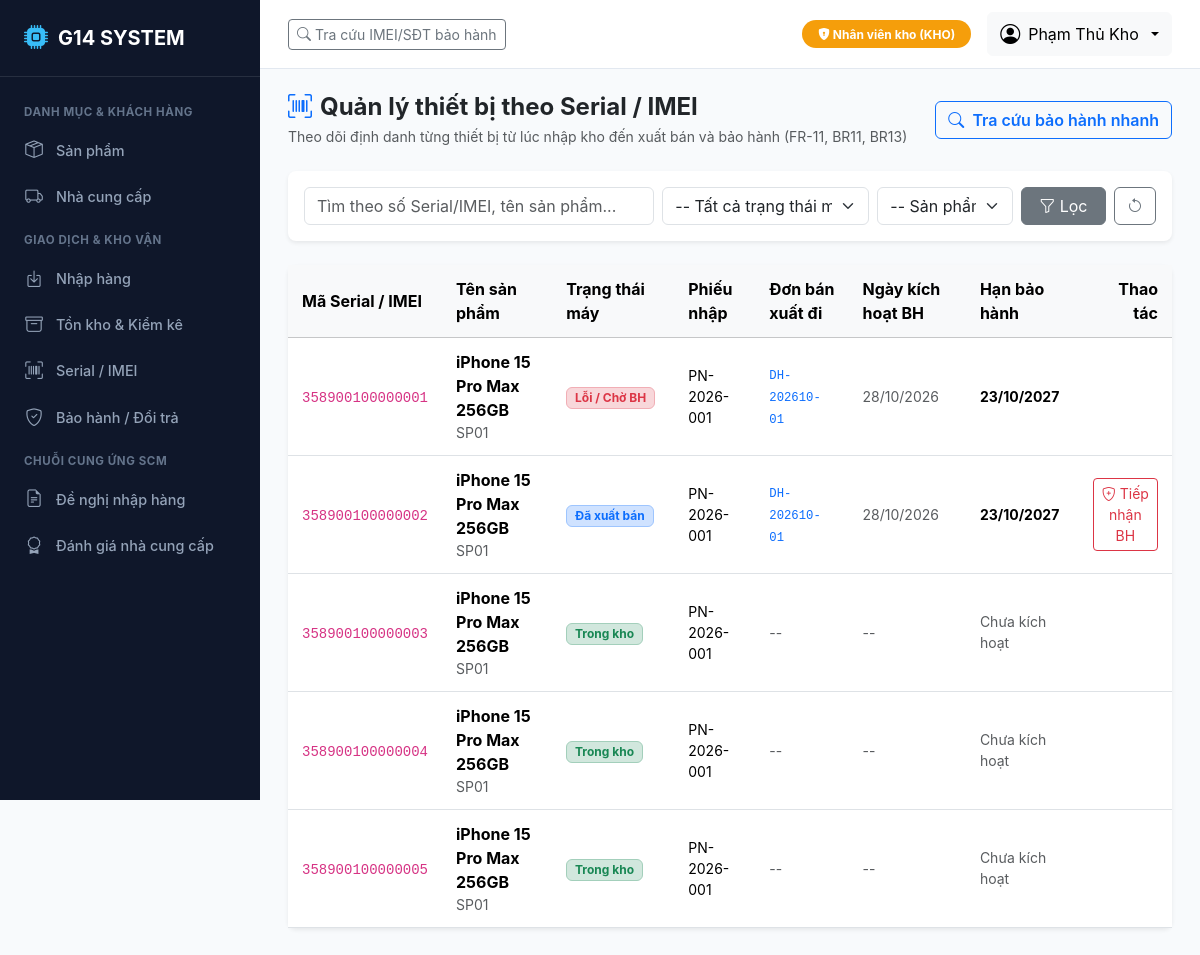
The app's page /devices/ (signed in) with its own data.
### accounts/models.py (models this page shows, shortened)
class User(AbstractUser):
    role = models.CharField(
        max_length=10,
        choices=Role.choices,
        default=Role.BH,
        verbose_name="Vai trò"
    )
    phone = models.CharField(max_length=20, blank=True, verbose_name="Số điện thoại")
    class Meta:
        verbose_name = "Tài khoản người dùng"
        verbose_name_plural = "Danh sách tài khoản"
        ordering = ['-date_joined']

### devices/models.py (models this page shows, shortened)
class ProductItem(BaseModel):
    serial_number = models.CharField(
        max_length=100,
        unique=True,
        verbose_name="Mã Serial/IMEI"
    )
    product = models.ForeignKey(
        'catalog.Product',
        on_delete=models.PROTECT,
        related_name='items',
        verbose_name="Sản phẩm"
    )
    status = models.CharField(
        max_length=20,
        choices=ItemStatus.choices,
        default=ItemStatus.IN_STOCK,
        verbose_name="Trạng thái thiết bị"
    )
    purchase_receipt = models.ForeignKey(
        'purchasing.PurchaseReceipt',
        on_delete=models.SET_NULL,
        null=True,
        blank=True,
        related_name='items',
        verbose_name="Phiếu nhập gốc"
    )
    sales_order = models.ForeignKey(
        'sales.SalesOrder',
        on_delete=models.SET_NULL,
        null=True,
        blank=True,
        related_name='items',
        verbose_name="Đơn bán hàng"
    )
    warranty_months = models.PositiveIntegerField(default=12, verbose_name="Thời hạn bảo hành (tháng)")
    warranty_start_date = models.DateField(null=True, blank=True, verbose_name="Ngày kích hoạt bảo hành")
    warranty_end_date = models.DateField(null=True, blank=True, verbose_name="Hạn bảo hành")
    class Meta:
        verbose_name = "Thiết bị Serial/IMEI"
        verbose_name_plural = "Danh sách thiết bị (Serial/IMEI)"
        ordering = ['-created_at']

### catalog/models.py (models this page shows, shortened)
class Product(BaseModel):
    code = models.CharField(max_length=50, unique=True, verbose_name="Mã sản phẩm")
    name = models.CharField(max_length=255, verbose_name="Tên sản phẩm")
    category = models.CharField(
        max_length=50,
        choices=ProductCategory.choices,
        default=ProductCategory.PHONE,
        verbose_name="Nhóm sản phẩm"
    )
    unit = models.CharField(max_length=20, default='Chiếc', verbose_name="Đơn vị tính")
    price = models.DecimalField(max_digits=15, decimal_places=2, verbose_name="Giá bán niêm yết (VNĐ)")
    cost_price = models.DecimalField(
        max_digits=15,
        decimal_places=2,
        default=Decimal('0.00'),
        verbose_name="Giá vốn / Giá nhập tham chiếu (VNĐ)"
    )
    min_stock = models.PositiveIntegerField(default=5, verbose_name="Ngưỡng tồn tối thiểu")
    has_serial = models.BooleanField(
        default=True,
        verbose_name="Quản lý theo Serial/IMEI",
        help_text="Đánh dấu Có đối với điện thoại, tablet, laptop cần truy vết từng máy."
    )
    status = models.CharField(
        max_length=20,
        choices=ProductStatus.choices,
        default=ProductStatus.ACTIVE,
        verbose_name="Trạng thái kinh doanh"
    )
    description = models.TextField(blank=True, verbose_name="Mô tả sản phẩm")
    class Meta:
        verbose_name = "Sản phẩm"
        verbose_name_plural = "Danh mục sản phẩm"
        ordering = ['code']

### purchasing/models.py (models this page shows, shortened)
class PurchaseReceipt(BaseModel):
    code = models.CharField(max_length=50, unique=True, verbose_name="Mã phiếu nhập")
    supplier = models.ForeignKey(
        'catalog.Supplier',
        on_delete=models.PROTECT,
        related_name='purchase_receipts',
        verbose_name="Nhà cung cấp"
    )
    request = models.ForeignKey(
        'scm.PurchaseRequest',
        on_delete=models.SET_NULL,
        null=True,
        blank=True,
        related_name='purchase_receipts',
        verbose_name="Đề nghị nhập hàng đã duyệt"
    )
    receipt_date = models.DateField(default=timezone.now, verbose_name="Ngày nhập hàng")
    status = models.CharField(
        max_length=20,
        choices=ReceiptStatus.choices,
        default=ReceiptStatus.DRAFT,
        verbose_name="Trạng thái phiếu"
    )
    total_amount = models.DecimalField(
        max_digits=15,
        decimal_places=2,
        default=Decimal('0.00'),
        verbose_name="Tổng giá trị phiếu (VNĐ)"
    )
    emergency_reason = models.TextField(
        blank=True,
        verbose_name="Lý do nhập khẩn / ngoài kế hoạch (nếu không tạo từ đề nghị theo BR19)"
    )
    notes = models.TextField(blank=True, verbose_name="Ghi chú")
    completed_at = models.DateTimeField(null=True, blank=True, verbose_name="Thời điểm hoàn tất")
    class Meta:
        verbose_name = "Phiếu nhập hàng"
        verbose_name_plural = "Danh mục phiếu nhập hàng"
        ordering = ['-receipt_date', '-created_at']

### sales/models.py (models this page shows, shortened)
class SalesOrder(BaseModel):
    code = models.CharField(max_length=50, unique=True, verbose_name="Mã đơn hàng")
    customer = models.ForeignKey(
        'catalog.Customer',
        on_delete=models.PROTECT,
        related_name='sales_orders',
        verbose_name="Khách hàng"
    )
    staff = models.ForeignKey(
        settings.AUTH_USER_MODEL,
        on_delete=models.SET_NULL,
        null=True,
        blank=True,
        related_name='handled_sales_orders',
        verbose_name="Nhân viên bán hàng"
    )
    order_date = models.DateTimeField(default=timezone.now, verbose_name="Thời điểm tạo đơn")
    status = models.CharField(
        max_length=20,
        choices=OrderStatus.choices,
        default=OrderStatus.DRAFT,
        verbose_name="Trạng thái đơn hàng"
    )
    payment_method = models.CharField(
        max_length=20,
        choices=PaymentMethod.choices,
        default=PaymentMethod.CASH,
        verbose_name="Phương thức thanh toán"
    )
    payment_status = models.CharField(
        max_length=20,
        choices=PaymentStatus.choices,
        default=PaymentStatus.UNPAID,
        verbose_name="Trạng thái thanh toán"
    )
    total_amount = models.DecimalField(
        max_digits=15,
        decimal_places=2,
        default=Decimal('0.00'),
        verbose_name="Tổng tiền đơn hàng (VNĐ)"
    )
    completed_at = models.DateTimeField(null=True, blank=True, verbose_name="Thời điểm hoàn tất")
    notes = models.TextField(blank=True, verbose_name="Ghi chú đơn hàng")
    class Meta:
        verbose_name = "Đơn bán hàng"
        verbose_name_plural = "Danh mục đơn bán hàng"
        ordering = ['-order_date', '-created_at']

### devices/views.py (the view)
# urls.py: path('', views.device_list_view, name='device_list'),
@login_required
@role_required([Role.QL, Role.BH, Role.KHO, Role.ADMIN])
def device_list_view(request):
    items = ProductItem.objects.select_related('product', 'sales_order', 'purchase_receipt').all()
    q = request.GET.get('q', '').strip()
    status = request.GET.get('status', '')
    product_id = request.GET.get('product', '')
    if q:
        items = items.filter(
            Q(serial_number__icontains=q) |
            Q(product__name__icontains=q) |
            Q(product__code__icontains=q)
        )
    if status:
        items = items.filter(status=status)
    if product_id:
        items = items.filter(product_id=product_id)
    paginator = Paginator(items, 20)
    page_number = request.GET.get('page')
    page_obj = paginator.get_page(page_number)
    from catalog.models import Product
    products = Product.objects.filter(has_serial=True)
    return render(request, 'devices/device_list.html', {
        'page_obj': page_obj,
        'q': q,
        'status_filter': status,
        'product_filter': product_id,
        'statuses': ItemStatus.choices,
        'products': products,
    })

### templates/devices/device_list.html (shortened to what this page needs)
{% extends 'base.html' %}
{% block content %}
<div class="d-flex justify-content-between align-items-center mb-4">
    <div>
        <h4 class="fw-bold mb-1"><i class="bi bi-upc-scan me-2 text-primary"></i>Quản lý thiết bị theo Serial / IMEI</h4>
        <p class="text-muted small mb-0">Theo dõi định danh từng thiết bị từ lúc nhập kho đến xuất bán và bảo hành (FR-11, BR11, BR13)</p>
    </div>
    <a href="{% url 'devices:device_lookup' %}" class="btn btn-outline-primary fw-semibold">
        <i class="bi bi-search me-1"></i> Tra cứu bảo hành nhanh
    </a>
</div>
<div class="card mb-4 border-0 shadow-sm">
    <div class="card-body p-3">
        <form method="get" class="row g-2 align-items-center">
            <div class="col-md-5">
                <input type="text" name="q" class="form-control" placeholder="Tìm theo số Serial/IMEI, tên sản phẩm..." value="{{ q }}">
            </div>
            <div class="col-md-3">
                <select name="status" class="form-select">
                    <option value="">-- Tất cả trạng thái máy --</option>
                </select>
            </div>
            <div class="col-md-2">
                <select name="product" class="form-select">
                    <option value="">-- Sản phẩm --</option>
                </select>
            </div>
            <div class="col-md-2 d-flex gap-2">
                <button type="submit" class="btn btn-secondary w-100"><i class="bi bi-funnel"></i> Lọc</button>
                <a href="{% url 'devices:device_list' %}" class="btn btn-outline-secondary"><i class="bi bi-arrow-counterclockwise"></i></a>
            </div>
        </form>
    </div>
</div>
<div class="card border-0 shadow-sm">
    <div class="table-responsive">
        <table class="table table-hover align-middle mb-0">
            <thead class="table-light">
                <tr>
                    <th>Mã Serial / IMEI</th>
                    <th>Tên sản phẩm</th>
                    <th>Trạng thái máy</th>
                    <th>Phiếu nhập</th>
                    <th>Đơn bán xuất đi</th>
                    <th>Ngày kích hoạt BH</th>
                    <th>Hạn bảo hành</th>
                    <th class="text-end">Thao tác</th>
                </tr>
            </thead>
            <tbody>
                {% for item in page_obj %}
                <tr>
                    <td><code>{{ item.serial_number }}</code></td>
                    <td>
                        <strong>{{ item.product.name }}</strong>
                        <div class="small text-muted">{{ item.product.code }}</div>
                    </td>
                    <td>
                        {% if item.status == 'IN_STOCK' %}
                        <span class="badge bg-success-subtle text-success border border-success-subtle">Trong kho</span>
                        {% elif item.status == 'SOLD' %}
                        <span class="badge bg-primary-subtle text-primary border border-primary-subtle">Đã xuất bán</span>
                        {% elif item.status == 'DEFECTIVE' %}
                        <span class="badge bg-danger-subtle text-danger border border-danger-subtle">Lỗi / Chờ BH</span>
                        {% else %}
                        <span class="badge bg-secondary">{{ item.get_status_display }}</span>
                        {% endif %}
                    </td>
                    <td class="small">{{ item.purchase_receipt.code|default:"--" }}</td>
                    <td class="small">
                        {% if item.sales_order %}
                        <a href="{% url 'sales:order_detail' item.sales_order.pk %}" class="text-decoration-none">
                            <code>{{ item.sales_order.code }}</code>
                        </a>
                        {% else %}
                        <span class="text-muted">--</span>
                        {% endif %}
                    </td>
                    <td class="small text-muted">{{ item.warranty_start_date|date:"d/m/Y"|default:"--" }}</td>
                    <td class="small">
                        {% if item.warranty_end_date %}
                        <strong>{{ item.warranty_end_date|date:"d/m/Y" }}</strong>
                        {% else %}
                        <span class="text-muted">Chưa kích hoạt</span>
                        {% endif %}
                    </td>
                    <td class="text-end">
                        {% if item.status == 'SOLD' %}
                        <a href="{% url 'devices:warranty_create' %}?serial={{ item.serial_number }}" class="btn btn-sm btn-outline-danger" title="Tiếp nhận bảo hành">
                            <i class="bi bi-shield-plus"></i> Tiếp nhận BH
                        </a>
                        {% endif %}
                    </td>
                </tr>
                {% empty %}
                <tr>
                    <td colspan="8" class="text-center py-4 text-muted">Không tìm thấy thiết bị nào phù hợp.</td>
                </tr>
                {% endfor %}
            </tbody>
        </table>
    </div>
</div>
{% endblock %}

### templates/base.html (shortened to what this page needs)
<!DOCTYPE html>
<html lang="vi">
<head>
    <link href="https://cdn.jsdelivr.net/npm/bootstrap@5.3.3/dist/css/bootstrap.min.css" rel="stylesheet">
    <link href="https://cdn.jsdelivr.net/npm/bootstrap-icons@1.11.3/font/bootstrap-icons.min.css" rel="stylesheet">
</head>
<body>
    {% if user.is_authenticated %}
    <aside class="sidebar">
        <div class="brand">
            <i class="bi bi-cpu-fill"></i>
            <span>G14 SYSTEM</span>
        </div>
        <ul class="sidebar-menu">
            <div class="sidebar-section-title">Danh mục & Khách hàng</div>
            <li><a href="{% url 'catalog:product_list' %}" class="sidebar-link"><i class="bi bi-box-seam"></i> Sản phẩm</a></li>
            {% if is_kho or is_kt or is_ql %}
            <li><a href="{% url 'catalog:supplier_list' %}" class="sidebar-link"><i class="bi bi-truck"></i> Nhà cung cấp</a></li>
            {% endif %}
            <div class="sidebar-section-title">Giao dịch & Kho vận</div>
            {% if is_kho or is_ql or is_kt %}
            <li><a href="{% url 'purchasing:receipt_list' %}" class="sidebar-link"><i class="bi bi-box-arrow-in-down"></i> Nhập hàng</a></li>
            <li><a href="{% url 'inventory:inventory_summary' %}" class="sidebar-link"><i class="bi bi-archive"></i> Tồn kho & Kiểm kê</a></li>
            {% endif %}
            {% if is_bh or is_kho or is_ql %}
            <li><a href="{% url 'devices:device_list' %}" class="sidebar-link"><i class="bi bi-upc-scan"></i> Serial / IMEI</a></li>
            <li><a href="{% url 'devices:warranty_list' %}" class="sidebar-link"><i class="bi bi-shield-check"></i> Bảo hành / Đổi trả</a></li>
            {% endif %}
            {% if is_kho or is_ql %}
            <div class="sidebar-section-title">Chuỗi cung ứng SCM</div>
            <li><a href="{% url 'scm:request_list' %}" class="sidebar-link"><i class="bi bi-file-earmark-text"></i> Đề nghị nhập hàng</a></li>
            <li><a href="{% url 'scm:supplier_evaluation' %}" class="sidebar-link"><i class="bi bi-award"></i> Đánh giá nhà cung cấp</a></li>
            {% endif %}
        </ul>
    </aside>
    {% endif %}
    <div class="{% if user.is_authenticated %}main-wrapper{% endif %}">
        {% if user.is_authenticated %}
        <header class="top-navbar no-print">
            <div class="d-flex align-items-center gap-3">
                <a href="{% url 'devices:device_lookup' %}" class="btn btn-outline-secondary btn-sm">
                    <i class="bi bi-search"></i> Tra cứu IMEI/SĐT bảo hành
                </a>
            </div>
            <div class="d-flex align-items-center gap-3">
                <span class="badge role-badge-{{ current_role }} py-2 px-3 rounded-pill">
                    <i class="bi bi-shield-lock-fill"></i> {{ current_role_display }}
                </span>
                <div class="dropdown">
                    <button class="btn btn-light dropdown-toggle d-flex align-items-center gap-2" type="button" data-bs-toggle="dropdown">
                        <i class="bi bi-person-circle fs-5"></i>
                        <span>{{ user.get_full_name|default:user.username }}</span>
                    </button>
                </div>
            </div>
        </header>
        {% endif %}
        <main class="main-content">
            {% block content %}{% endblock %}
        </main>
    </div>
</body>
</html>

### records on screen
User: get_full_name "Phạm Thủ Kho"
ProductItem: serial_number "358900100000001", product.name "iPhone 15 Pro Max 256GB", product.code "SP01", status "Lỗi / Chờ BH", purchase_receipt.code "PN-2026-001", sales_order.code "DH-202610-01", warranty_start_date "28/10/2026", warranty_end_date "23/10/2027"
ProductItem: serial_number "358900100000002", product.name "iPhone 15 Pro Max 256GB", product.code "SP01", status "Đã xuất bán", purchase_receipt.code "PN-2026-001", sales_order.code "DH-202610-01", warranty_start_date "28/10/2026", warranty_end_date "23/10/2027"
ProductItem: serial_number "358900100000003", product.name "iPhone 15 Pro Max 256GB", product.code "SP01", status "Trong kho", purchase_receipt.code "PN-2026-001", warranty_start_date "--", shows "Chưa kích hoạt"
ProductItem: serial_number "358900100000004", product.name "iPhone 15 Pro Max 256GB", product.code "SP01", status "Trong kho", purchase_receipt.code "PN-2026-001", warranty_start_date "--", shows "Chưa kích hoạt"
ProductItem: serial_number "358900100000005", product.name "iPhone 15 Pro Max 256GB", product.code "SP01", status "Trong kho", purchase_receipt.code "PN-2026-001", warranty_start_date "--", shows "Chưa kích hoạt"

### other values on screen
{{ current_role_display }} "Nhân viên kho (KHO)"
